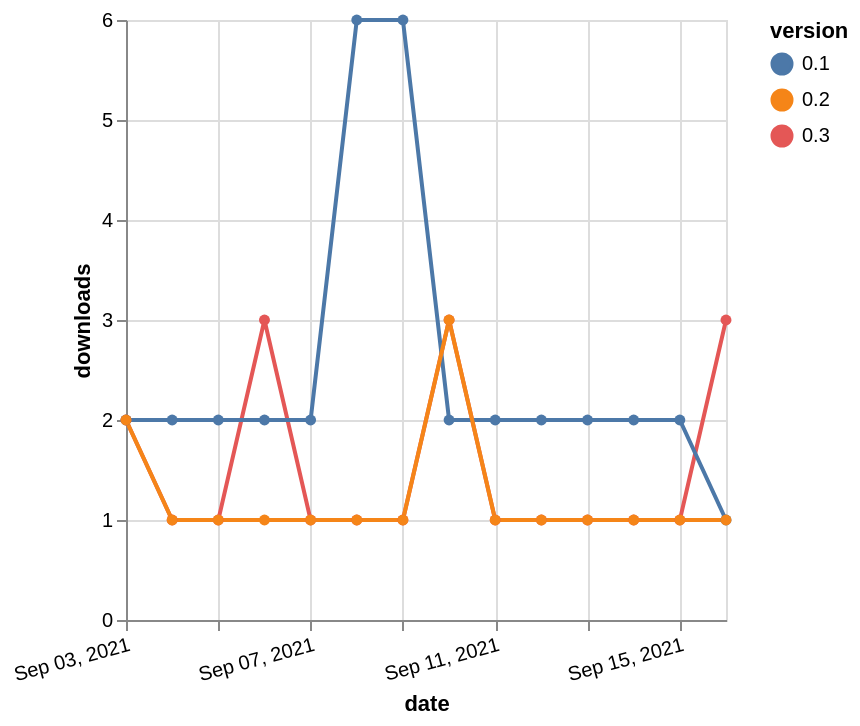

Source (Vega-Lite JSON):
### Vega-Lite specification from a JSON file in a GitHub repository (floating-point values rounded to 4 significant figures)
{"$schema": "https://vega.github.io/schema/vega-lite/v5.json", "description": "A simple bar chart with embedded data.", "data": {"values": [{"date": "2021-09-03", "total": 336, "delta": 2, "version": "0.3"}, {"date": "2021-09-04", "total": 337, "delta": 1, "version": "0.3"}, {"date": "2021-09-05", "total": 338, "delta": 1, "version": "0.3"}, {"date": "2021-09-06", "total": 341, "delta": 3, "version": "0.3"}, {"date": "2021-09-07", "total": 342, "delta": 1, "version": "0.3"}, {"date": "2021-09-08", "total": 343, "delta": 1, "version": "0.3"}, {"date": "2021-09-09", "total": 344, "delta": 1, "version": "0.3"}, {"date": "2021-09-10", "total": 347, "delta": 3, "version": "0.3"}, {"date": "2021-09-11", "total": 348, "delta": 1, "version": "0.3"}, {"date": "2021-09-12", "total": 349, "delta": 1, "version": "0.3"}, {"date": "2021-09-13", "total": 350, "delta": 1, "version": "0.3"}, {"date": "2021-09-14", "total": 351, "delta": 1, "version": "0.3"}, {"date": "2021-09-15", "total": 352, "delta": 1, "version": "0.3"}, {"date": "2021-09-16", "total": 355, "delta": 3, "version": "0.3"}, {"date": "2021-09-03", "total": 3019, "delta": 2, "version": "0.1"}, {"date": "2021-09-04", "total": 3021, "delta": 2, "version": "0.1"}, {"date": "2021-09-05", "total": 3023, "delta": 2, "version": "0.1"}, {"date": "2021-09-06", "total": 3025, "delta": 2, "version": "0.1"}, {"date": "2021-09-07", "total": 3027, "delta": 2, "version": "0.1"}, {"date": "2021-09-08", "total": 3033, "delta": 6, "version": "0.1"}, {"date": "2021-09-09", "total": 3039, "delta": 6, "version": "0.1"}, {"date": "2021-09-10", "total": 3041, "delta": 2, "version": "0.1"}, {"date": "2021-09-11", "total": 3043, "delta": 2, "version": "0.1"}, {"date": "2021-09-12", "total": 3045, "delta": 2, "version": "0.1"}, {"date": "2021-09-13", "total": 3047, "delta": 2, "version": "0.1"}, {"date": "2021-09-14", "total": 3049, "delta": 2, "version": "0.1"}, {"date": "2021-09-15", "total": 3051, "delta": 2, "version": "0.1"}, {"date": "2021-09-16", "total": 3052, "delta": 1, "version": "0.1"}, {"date": "2021-09-03", "total": 632, "delta": 2, "version": "0.2"}, {"date": "2021-09-04", "total": 633, "delta": 1, "version": "0.2"}, {"date": "2021-09-05", "total": 634, "delta": 1, "version": "0.2"}, {"date": "2021-09-06", "total": 635, "delta": 1, "version": "0.2"}, {"date": "2021-09-07", "total": 636, "delta": 1, "version": "0.2"}, {"date": "2021-09-08", "total": 637, "delta": 1, "version": "0.2"}, {"date": "2021-09-09", "total": 638, "delta": 1, "version": "0.2"}, {"date": "2021-09-10", "total": 641, "delta": 3, "version": "0.2"}, {"date": "2021-09-11", "total": 642, "delta": 1, "version": "0.2"}, {"date": "2021-09-12", "total": 643, "delta": 1, "version": "0.2"}, {"date": "2021-09-13", "total": 644, "delta": 1, "version": "0.2"}, {"date": "2021-09-14", "total": 645, "delta": 1, "version": "0.2"}, {"date": "2021-09-15", "total": 646, "delta": 1, "version": "0.2"}, {"date": "2021-09-16", "total": 647, "delta": 1, "version": "0.2"}]}, "width": "container", "mark": {"type": "line", "point": {"filled": true}}, "encoding": {"x": {"field": "date", "type": "temporal", "timeUnit": "yearmonthdate", "title": "date", "axis": {"labelAngle": -15}}, "y": {"field": "delta", "type": "quantitative", "title": "downloads"}, "color": {"field": "version", "type": "nominal"}, "tooltip": {"field": "delta"}}}
